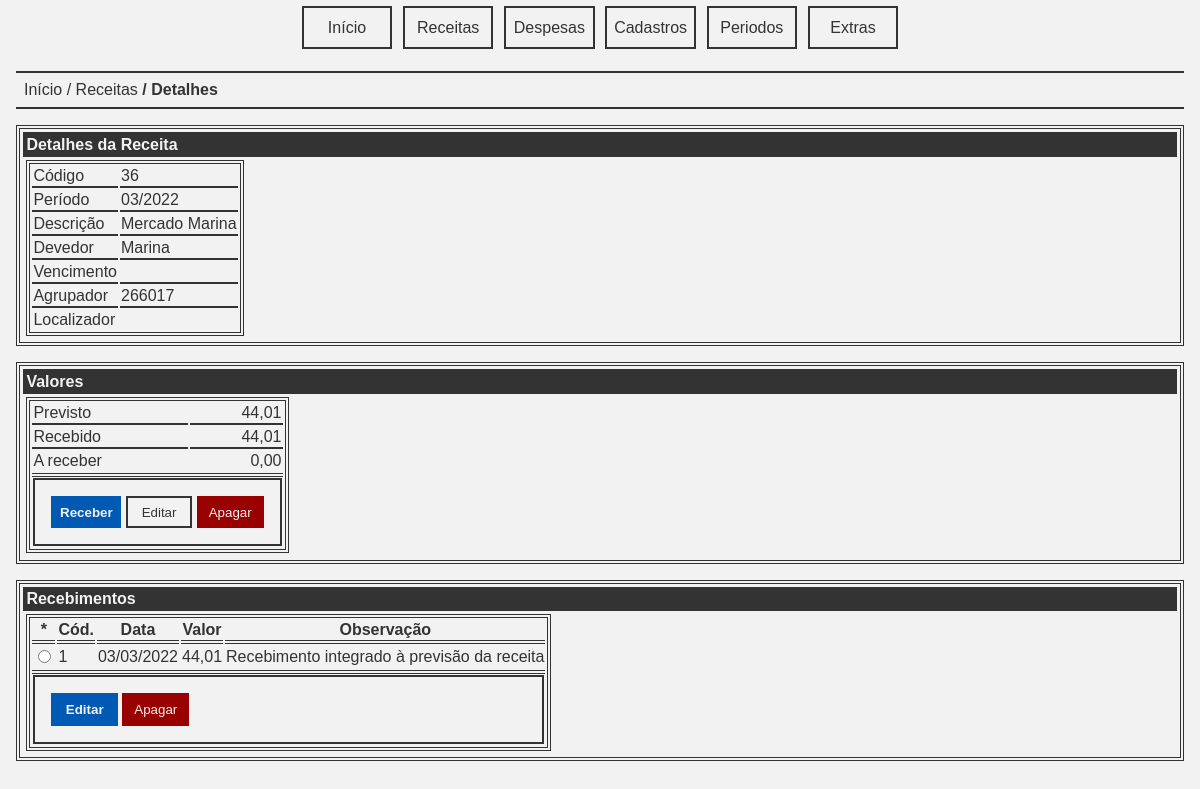
Page /receita_detalhes.php?receita=36 on the committed database.
### tables this page shows
CREATE TABLE IF NOT EXISTS `receitas` (
  `cod` int(11) NOT NULL AUTO_INCREMENT,
  `periodo` int(11) NOT NULL,
  `descricao` varchar(255) NOT NULL,
  `devedor` varchar(255) NOT NULL,
  `valor` decimal(10,2) NOT NULL,
  `vencimento` date DEFAULT NULL,
  `agrupador` varchar(255) DEFAULT NULL,
  `localizador` varchar(255) DEFAULT NULL,
  PRIMARY KEY (`cod`)
);

CREATE TABLE IF NOT EXISTS `recebimentos` (
  `cod` int(11) NOT NULL AUTO_INCREMENT,
  `receita` int(11) NOT NULL,
  `data` date NOT NULL,
  `valor` decimal(10,2) NOT NULL,
  `observacao` varchar(255) DEFAULT NULL,
  PRIMARY KEY (`cod`)
);

### app/receita.php (called while the page is built, shortened)
<?php
require_once 'periodo.php';
function receita_detalhes(int $cod): array {
    $dbh = connect();
    $stmt = $dbh->prepare('SELECT * FROM receitas WHERE cod = :cod;');
    $data = [
        'cod' => $cod
    ];
    if ($stmt->execute($data) === false) {
        trigger_error("Falha ao buscar dados da receita [$cod].", E_USER_ERROR);
    }
    return $stmt->fetch();
}
function recebimentos_listar(int $receita): array {
    $dbh = connect();
    $stmt = $dbh->prepare('SELECT * FROM recebimentos WHERE receita = :receita;');
    $data = [
        ':receita' => $receita
    ];
    if ($stmt->execute($data) === false) {
        trigger_error("Falha ao buscar os recebimentos da receita [$receita].", E_USER_ERROR);
    }
    $data = $stmt->fetchAll();
    return $data;
}
function total_recebido(int $receita): float {
    $dbh = connect();
    $stmt = $dbh->prepare('SELECT SUM(valor) AS total FROM recebimentos WHERE receita = :receita;');
    $data = [
        ':receita' => $receita
    ];
    if ($stmt->execute($data) === false) {
        trigger_error("Falha ao buscar os recebimentos da receita [$receita].", E_USER_ERROR);
    }
    $data = $stmt->fetch();
    return round($data['total'], 2);
}

### app/periodo.php (called while the page is built, shortened)
<?php
require_once '../app/receita.php';
function int2periodo(int $periodo): string {
    $dt = date_create_from_format('Ym', $periodo);
    return $dt->format('Y-m');
}
function format_periodo(string $periodo): string {
    $dt = date_create_from_format('Y-m', $periodo);
    return $dt->format('m/Y');
}
function format_date(string $date): string {
    if ($date === '0000-00-00')
        return '';
    $dt = date_create_from_format('Y-m-d', $date);
    return $dt->format('d/m/Y');
}

### app/valor.php (called while the page is built, shortened)
<?php
function currency(float $valor): string {
    $num = number_format($valor, 2, ',', '.');
    return $num;
}

### public/receita_detalhes.php (the view, shortened to what this page needs)
<?php
require '../tpl/pageh.php';
require_once '../app/periodo.php';
require_once '../app/receita.php';
require_once '../app/valor.php';
if (key_exists('receita', $_GET)) {
    $cod = $_GET['receita'];
} else {
    trigger_error("Receita não informada.", E_USER_ERROR);
}
$receita = receita_detalhes($cod);
$previsto = $receita['valor'];
$recebido = total_recebido($cod);
$areceber = round($previsto - $recebido, 2);
$recebimentos = recebimentos_listar($cod);
?>
<nav class="breadcrumb">
    <a class="item" href="index.php">Início</a>
    <a class="item" href="receitas.php">Receitas</a>
    <a class="item">Detalhes</a>
</nav>
<article class="panel">
    <header class="title">Detalhes da Receita</header>
    <table class="table">
        <tbody>
            <tr>
                <td>Código</td>
                <td><?= $receita['cod']; ?></td>
            </tr>
            <tr>
                <td>Período</td>
                <td><?= format_periodo(int2periodo($receita['periodo'])); ?></td>
            </tr>
            <tr>
                <td>Descrição</td>
                <td><?= $receita['descricao']; ?></td>
            </tr>
            <tr>
                <td>Devedor</td>
                <td><?= $receita['devedor']; ?></td>
            </tr>
            <tr>
                <td>Vencimento</td>
                <td><?= format_date($receita['vencimento']); ?></td>
            </tr>
            <tr>
                <td>Agrupador</td>
                <td><?= $receita['agrupador']; ?></td>
            </tr>
            <tr>
                <td>Localizador</td>
                <td><?= $receita['localizador']; ?></td>
            </tr>
        </tbody>
    </table>
</article>
<article class="panel">
    <header class="title">Valores</header>
    <table class="table">
        <tbody>
            <tr>
                <td>Previsto</td>
                <td class="text align right"><?= currency($previsto); ?></td>
            </tr>
            <tr>
                <td>Recebido</td>
                <td class="text align right"><?= currency($recebido); ?></td>
            </tr>
            <tr>
                <td>A receber</td>
                <td class="text align right"><?= currency($areceber); ?></td>
            </tr>
        </tbody>
        <tfoot>
            <tr>
                <td colspan="2">
                    <form class="buttons">
                        <button type="submit" class="button primary" formaction="receber.php" formmethod="GET">Receber</button>
                        <button type="submit" class="button" formaction="receita_editar.php" formmethod="GET">Editar</button>
                        <button type="submit" class="button error" formaction="receita_apagar.php" formmethod="GET">Apagar</button>
                    </form>
                </td>
            </tr>
        </tfoot>
    </table>
</article>
<article class="panel">
    <header class="title">Recebimentos</header>
    <table class="table">
        <thead>
            <tr>
                <th>*</th>
                <th>Cód.</th>
                <th>Data</th>
                <th>Valor</th>
                <th>Observação</th>
            </tr>
        </thead>
        <tbody>
            <?php foreach ($recebimentos as $item): ?>
            <tr>
                <td>
                    <input type="radio" name="recebimento" value="<?=$item['cod'];?>" form="processar_recebimento">
                </td>
                <td><?=$item['cod'];?></td>
                <td><?= format_date($item['data']);?></td>
                <td><?= currency($item['valor']);?></td>
                <td><?=$item['observacao'];?></td>
            </tr>
            <?php endforeach;?>
        </tbody>
        <tfoot>
            <tr>
                <td colspan="5">
                    <form id="processar_recebimento" class="buttons">
                        <button type="submit" class="button primary" formaction="recebimento_editar.php" formmethod="GET">Editar</button>
                        <button type="submit" class="button error" formaction="recebimento_apagar.php" formmethod="GET">Apagar</button>
                    </form>
                </td>
            </tr>
        </tfoot>
    </table>
</article>
<?php require '../tpl/pagef.php'; ?>

### public/assets/css/basic.css (style rules this page uses)
:root { --tc: #333333; --bgc: #f2f2f2; --dc: #0059b3; --dac: #0073e6; --ec: #990000; --eac: #b30000; --sc: #009900; --sac: #006600; --wc: #ff9900; --wac: #cc7a00; }
body { color: var(--tc); font-family: sans-serif; background-color: var(--bgc); padding: 0; margin: 0; }
a { text-decoration: none; color: var(--tc); font-style: normal; }
.item { font-style: normal; }
.panel { border: double 0.25em var(--tc); padding: 0.2em; margin: 1em; }
.title { font-weight: bold; background-color: var(--tc); color: var(--bgc); margin: 0; margin-bottom: 0.2em; padding: 0.2em; }
.breadcrumb { margin: 1em; font-style: italic; border-top: solid 0.15em var(--tc); border-bottom: solid 0.15em var(--tc); padding: 0.5em; }
.breadcrumb > .item::before { content: " / "; }
.breadcrumb > .item:first-child::before { content: ""; }
.breadcrumb > .item:last-child { font-weight: bold; }
.buttons { border: solid 0.15em var(--tc); padding: 1em; }
.button { background: transparent; border: solid 0.15em var(--tc); padding: 0.5em; min-width: 5em; color: var(--tc); }
.button.primary { background-color: var(--dc); border: solid 0.15em var(--dc); color: var(--bgc); font-weight: bold; }
.button.error { background-color: var(--ec); border: solid 0.15em var(--ec); color: var(--bgc); }
.table { border: double 0.25em var(--tc); margin: 0.2em; }
.table > tbody > tr > td { border-bottom: solid 0.15em var(--tc); }
.table > tbody > tr:last-child > td { border-bottom: none; }
.table > thead > tr > th, .table > tfoot > tr > th { font-weight: bold; }
.table > thead > tr > th, .table > thead > tr > td { border-bottom: double 0.25em var(--tc); }
.table > tfoot > tr > th, .table > tfoot > tr > td { border-top: double 0.25em var(--tc); }
.text.align.right { text-align: right; }

### rows in the picture
receitas: cod "36", periodo "03/2022", descricao "Mercado Marina", devedor "Marina", agrupador "266017", valor "44,01"
recebimentos: cod "1", data "03/03/2022", valor "44,01", observacao "Recebimento integrado à previsão da receita"

### other values in the picture
currency($recebido) "44,01"
currency($areceber) "0,00"
